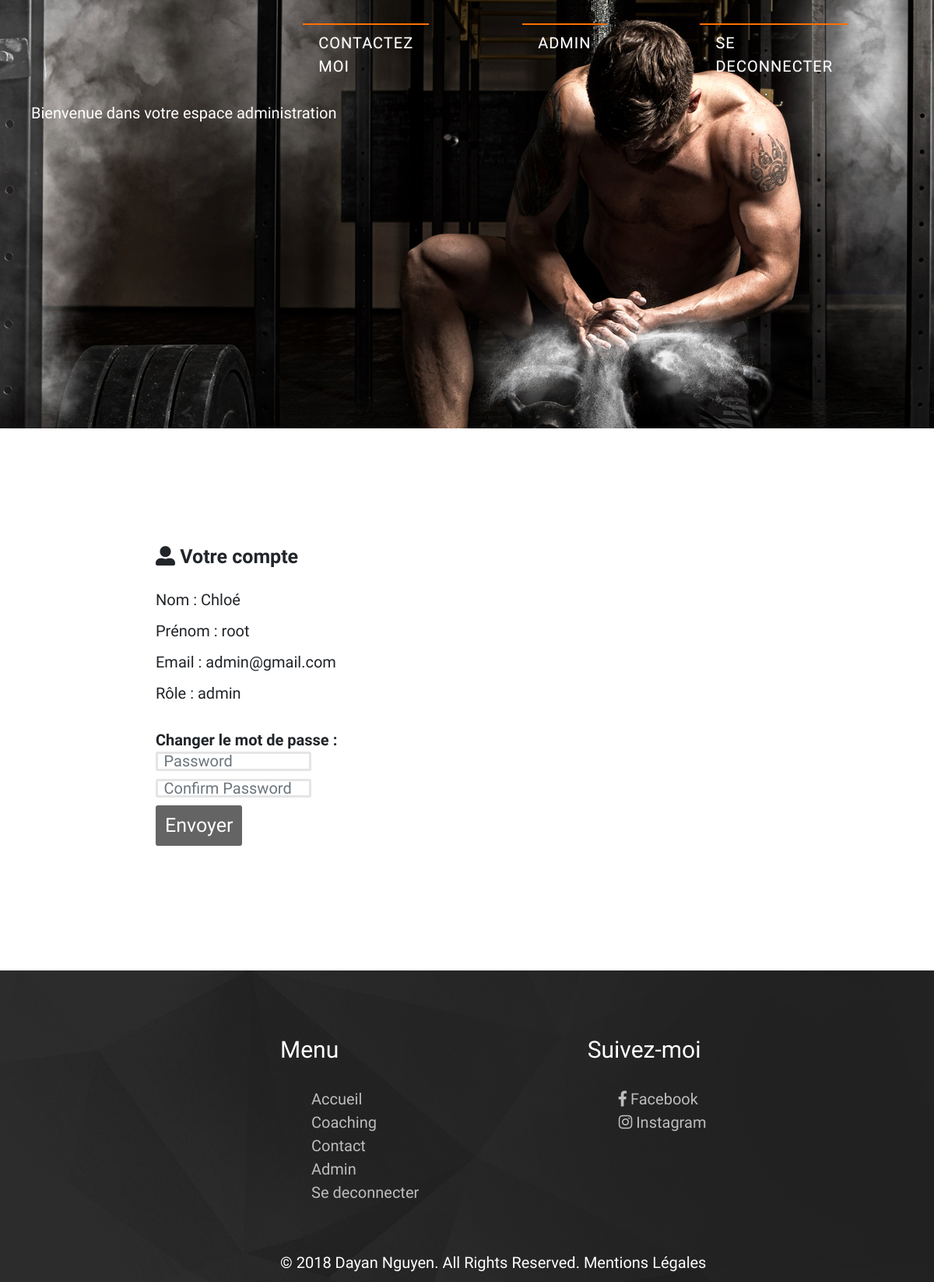
The app's page /index.php/Admin/Account?id=6 (signed in) with its own data.
### tables this page shows
CREATE TABLE `user` (
  `id` int(11) NOT NULL,
  `lastname` varchar(255) NOT NULL,
  `firstname` varchar(255) NOT NULL,
  `email` varchar(255) NOT NULL,
  `password` varchar(255) NOT NULL,
  `created_at` datetime NOT NULL,
  `updated_at` datetime NOT NULL,
  `role` varchar(255) NOT NULL
);

### library/MicroKernel.class.php (called while the page is built, shortened)
<?php
class MicroKernel
{
    private $applicationPath;
    private $configuration;
    private $controllerPath;
    public function __construct()
    {
        $this->applicationPath = realpath(ROOT_PATH.'/application');
        $this->configuration   = new Configuration();
        $this->controllerPath  = null;
    }
    public function bootstrap()
    {
        $this->configuration->load('database');
        $this->configuration->load('library');
        return $this;
    }
    public function loadClass($class)
    {
        $class = str_replace('\\', DIRECTORY_SEPARATOR, $class);
        if(substr($class, -10) == 'Controller')
        {
            $filename = "$this->controllerPath/$class.class.php";
        }
        else if(substr($class, -4) == 'Form')
        {
            $filename = "$this->applicationPath/forms/$class.class.php";
        }
        elseif(substr($class, -5) == 'Model')
        {
            $filename = "$this->applicationPath/models/$class.class.php";
        }
        else
        {
            $filename = "$this->applicationPath/classes/$class.class.php";
        }
    }
    public function run(FrontController $frontController)
    {
        try
        {
            $requestPath = $frontController->buildContext($this->configuration);
            $this->controllerPath = "$this->applicationPath/controllers$requestPath";
            $frontController->run();
            $frontController->renderView();
        }
        catch(Exception $exception)
        {
            ob_clean();
            $frontController->renderErrorView
            (
                implode('<br>',
                [
                    $exception->getMessage(),
                    "<strong>Fichier</strong> : ".$exception->getFile(),
                    "<strong>Ligne</strong> : ".$exception->getLine()
                ])
            );
        }
    }
}

### index.php (called while the page is built, shortened)
<?php
require_once 'library/Configuration.class.php';
require_once 'library/Database.class.php';
require_once 'library/MicroKernel.class.php';
$microKernel = new MicroKernel();
$microKernel->bootstrap()->run(new FrontController());

### application/controllers/admin/account/AccountController.class.php (called while the page is built, shortened)
<?php
class AccountController
{
    public function httpGetMethod(Http $http, array $queryFields)
    {
        $id = $queryFields["id"];
        $userModel = new UserModel();
        $userById = $userModel->getUserById($id);
        return ["userById" => $userById];
    }
}

### library/Database.class.php (called while the page is built, shortened)
<?php
class Database
{
	private $pdo;
	public function __construct()
	{
		$configuration = new Configuration();
		$this->pdo = new PDO
		(
			$configuration->get('database', 'dsn'),
			$configuration->get('database', 'user'),
			$configuration->get('database', 'password'),
			array(PDO::ATTR_ERRMODE => PDO::ERRMODE_EXCEPTION)
		);
		$this->pdo->exec('SET NAMES UTF8');
	}
    public function queryOne($sql, array $criteria = array())
    {
        $query = $this->pdo->prepare($sql);
        $query->execute($criteria);
        return $query->fetch(PDO::FETCH_ASSOC);
    }
}

### library/Configuration.class.php (called while the page is built, shortened)
<?php
class Configuration
{
	private static $registry;
	public function __construct()
	{
		if(Configuration::$registry === null)
		{
			Configuration::$registry = array();
		}
	}
	public function get($filename, $key, $defaultValue = null)
	{
		if(array_key_exists($filename, Configuration::$registry) === true)
		{
			if(array_key_exists($key, Configuration::$registry[$filename]) === true)
			{
				return Configuration::$registry[$filename][$key];
			}
		}
		return $defaultValue;
	}
	public function load($filename)
	{
		Configuration::$registry[$filename] = $config;
	}
}

### application/models/UserModel.class.php (called while the page is built, shortened)
<?php
Class UserModel {
    public function getUserById($id) {
        $sql = "SELECT * FROM user WHERE id = ?";
        $db = new Database();
        $userById = $db->queryOne($sql, [$id]);
        return $userById;
    }
}

### application/www/admin/account/AccountView.phtml (the view, shortened to what this page needs)
<section class="account">
	<h1><i class="fas fa-user-alt"></i> Votre compte</h1>
	<div class="user">
		<p>Nom : <?= $userById["lastname"]; ?></p>
		<p>Prénom : <?= $userById["firstname"]; ?></p>
		<p>Email : <?= $userById["email"]; ?></p>
		<p>Rôle : <?= $userById["role"]; ?></p>
	</div>
	<form action="" method="POST">
		<strong>Changer le mot de passe : </strong>
		<div class="form-password">
			<div class="form-group">
				<input name="password" type="password" class="form-control" placeholder="Password">
			</div>
			<div class="form-group">
				<input name="password_confirm" type="password" class="form-control" placeholder="Confirm Password">
			</div>
			<div class="form-group">
				<input type="submit" value="Envoyer" class="btn btn-primary btn-md btn-lg" name="submit">
			</div>
		</div>
	</form>
	</section>

### application/www/css/form.css (style rules this page uses)
.form-control,.custom-select { font-size: 2rem; border: 3px solid #e5e5e5; }
.btn-lg { font-size: 2.5rem; }
input[type="submit"] { background: #646464; color: #fff; border: 2px solid #646464; }
@media screen and (min-width: 1025px) { .form-password { width: 25%; } }

### application/www/css/styles.css (style rules this page uses)
* { box-sizing: border-box; outline: none; }
html { font-size: 62.5%; }
body { font-size: 2rem; font-family: 'Work Sans', sans-serif; }
h1 { font-weight: bold; }
.presentation, .contact, .login, .register, .admin-message, .admin, .coaching, .account { background: #FFFFFF; margin: 3rem 2rem 3rem; text-align: justify; }
.user { padding-top: 2rem; padding-bottom: 2rem; }
@media screen and (min-width: 1025px) { .admin-message, .admin, .account { padding: 15rem 20rem; position: relative; z-index: 2; margin: 0; } }

### records on screen
user: lastname "Chloé", firstname "root", email "admin@gmail.com", role "admin"

### other values on screen
$message "Bienvenue dans votre espace administration"
